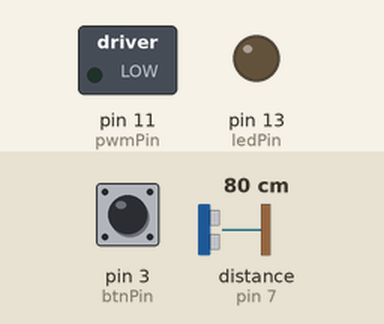
Recording of a sketch running on a simulated Arduino Uno, built with avr-gcc and run on an emulated ATmega328P. Parts: switched loads named in the sketch (green lamp = pin HIGH), output pins drawn as LEDs (lit = HIGH). Wiring (inferred from the names in the program): ultrasonic range finder: trigger pin 10; echo pin 7. The test bench sets the inputs (shaded band); at power-on: pin 3 (btnPin) HIGH, distance to the obstacle (sensor on pin 7) 80 cm. The echo pulse lasts 58.3 µs per cm; pins used as bus, display or sensor lines are not drawn; what the sketch prints to the serial monitor is not drawn.

Above: at 1.8 s.
1.9 s: pin 3 (btnPin) pulled LOW for 1.2 s
At 4.2 s:
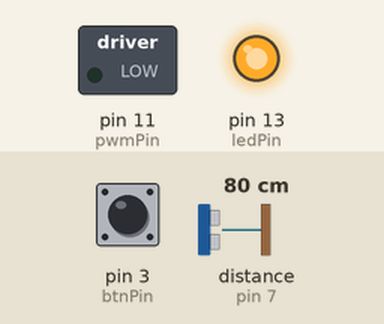
4.6 s: distance to the obstacle (sensor on pin 7) set to 8 cm
7.2 s: distance to the obstacle (sensor on pin 7) set to 5 cm
At 9.6 s:
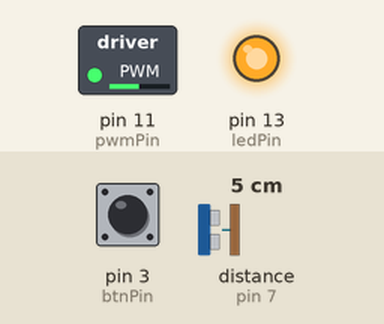
10.5 s: pin 3 (btnPin) pulled LOW for 1.2 s
At 14.1 s:
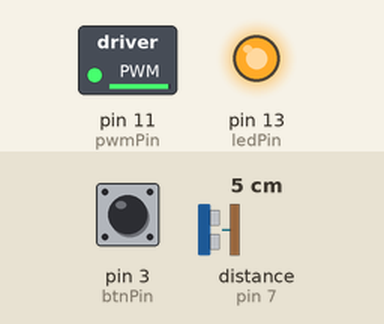
14.5 s: pin 3 (btnPin) pulled LOW for 3.2 s
At 17.4 s:
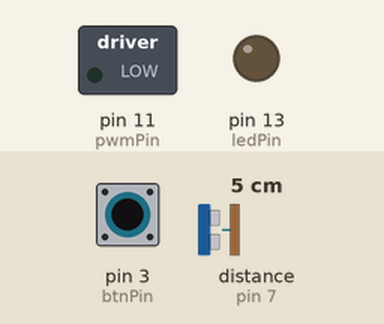
Timing chart, 0 to 18.9 s (numbered marks = the images above; inputs shaded):
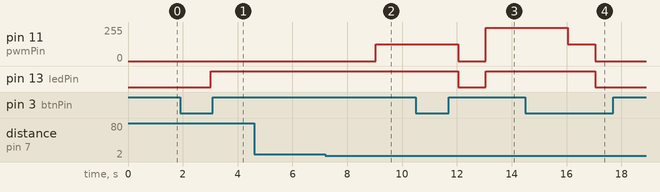

The sketch:

LAB_miniFan.ino
```cpp
// State definition
#define S0 0 // LED off , motor off
#define S1 1 // LED off , motor velocity 50
#define S2 2 // LED off , motor velocity 100

// Output definition
#define LED 0
#define Pwm 0

const int ledPin = 13;
const int pwmPin = 11;
const int btnPin = 3;
const int trigPin = 10;
const int echoPin = 7;

unsigned char state = S0;
unsigned char nextstate = S0;
unsigned char input[2] = {0,0}; // LED, Detect
unsigned int ledOut = LOW;
unsigned int pwmOut = 0;
int bPressed = 0;

unsigned long duration;
float distance;
int thresh = 6;
// State table definition

typedef struct {

unsigned int motor[2][2];      // output    = FSM[state].motor out[input X][input Y]
unsigned int led[2][2];        // output    = FSM[state].led out[input X][input Y]
unsigned int next[2][2];       // nextstate = FSM[state].next[input X][input Y]

} State_t;

//FSM

State_t FSM[3] = {

{ {{0,0},  {0,125} },     {{LOW,LOW},  {HIGH,HIGH}}  ,  { {S0,S0},{S1,S1}}  },
{ {{0,125}, {0,250}},     {{HIGH,HIGH},  {HIGH,HIGH}}  ,  { {S1,S1},{S2,S2}}  },
{ {{0,250},{0,0}  },     {{HIGH,HIGH}, {LOW,LOW}  }  ,  { {S2,S2},{S0,S0}}  }

};

void setup(){
// initialize the LED pin as an output:
pinMode(ledPin, OUTPUT);

// initialize pwm pin as an output:
pinMode(pwmPin, OUTPUT);

// initialize the pushbutton pin as an interrupt input
pinMode(btnPin, INPUT_PULLUP);
attachInterrupt(digitalPinToInterrupt(btnPin), pressed, FALLING);

// initialize the trigger pin as an output
pinMode(trigPin, OUTPUT);

// initialize the echo pin as an input
pinMode(echoPin, INPUT);

Serial.begin(9600);

}

void loop() {
// generate pwm signal on the trigger pin.
digitalWrite(trigPin, LOW);
delayMicroseconds(2);
digitalWrite(trigPin, HIGH);
delayMicroseconds(10);
digitalWrite(trigPin,LOW);
delayMicroseconds(10);

stateOutput();
analogWrite(pwmPin, pwmOut);
digitalWrite(ledPin, ledOut);

// Distance is calculated using how much time it takes.
duration = pulseIn(echoPin, HIGH);
distance = (float)duration / 58.0;

  nextState();

  Serial.print("distance = ");
  Serial.print(distance);
  Serial.println(" [cm]");

//state check
  Serial.print("state=");
  Serial.print(state);

  Serial.print("inputbtn = ");
  Serial.print(input[0]);

  Serial.print("inputdect = ");
  Serial.print(input[1]);


  delay(1000);
}


void pressed(){

bPressed = 1;
}

void nextState(){

if (distance < thresh)
  input[1] = 1;
else
  input[1] = 0;

if (bPressed==1)
  input[0]=1;
else
  input[0]=0;

state = FSM[state].next[input[0]][input[1]];
bPressed = 0;
}

void stateOutput(){
pwmOut = FSM[state].motor[input[0]][input[1]];
ledOut = FSM[state].led[input[0]][input[1]];

}
```

Measured:
- the behaviour switches between 7 and 6 cm on distance to the obstacle (sensor on pin 7) (found by bisection; images 1 and 2)
- after the input at 1.9 s, pin 13 (ledPin): LOW → HIGH after 1.1 s
- after the input at 4.6 s, every drawn part: stays the same
- after the input at 7.2 s, pin 11 (pwmPin): 0/255 → 125/255 after 1.8 s
- after the input at 10.5 s, pin 11 (pwmPin): 125/255 → 0/255 after 1.5 s, → 250/255 1.0 s later; pin 13 (ledPin): HIGH → LOW after 1.5 s, → HIGH 1.0 s later
- after the input at 14.5 s, pin 11 (pwmPin): 250/255 → 125/255 after 1.6 s, → 0/255 1.0 s later; pin 13 (ledPin): HIGH → LOW after 2.6 s
